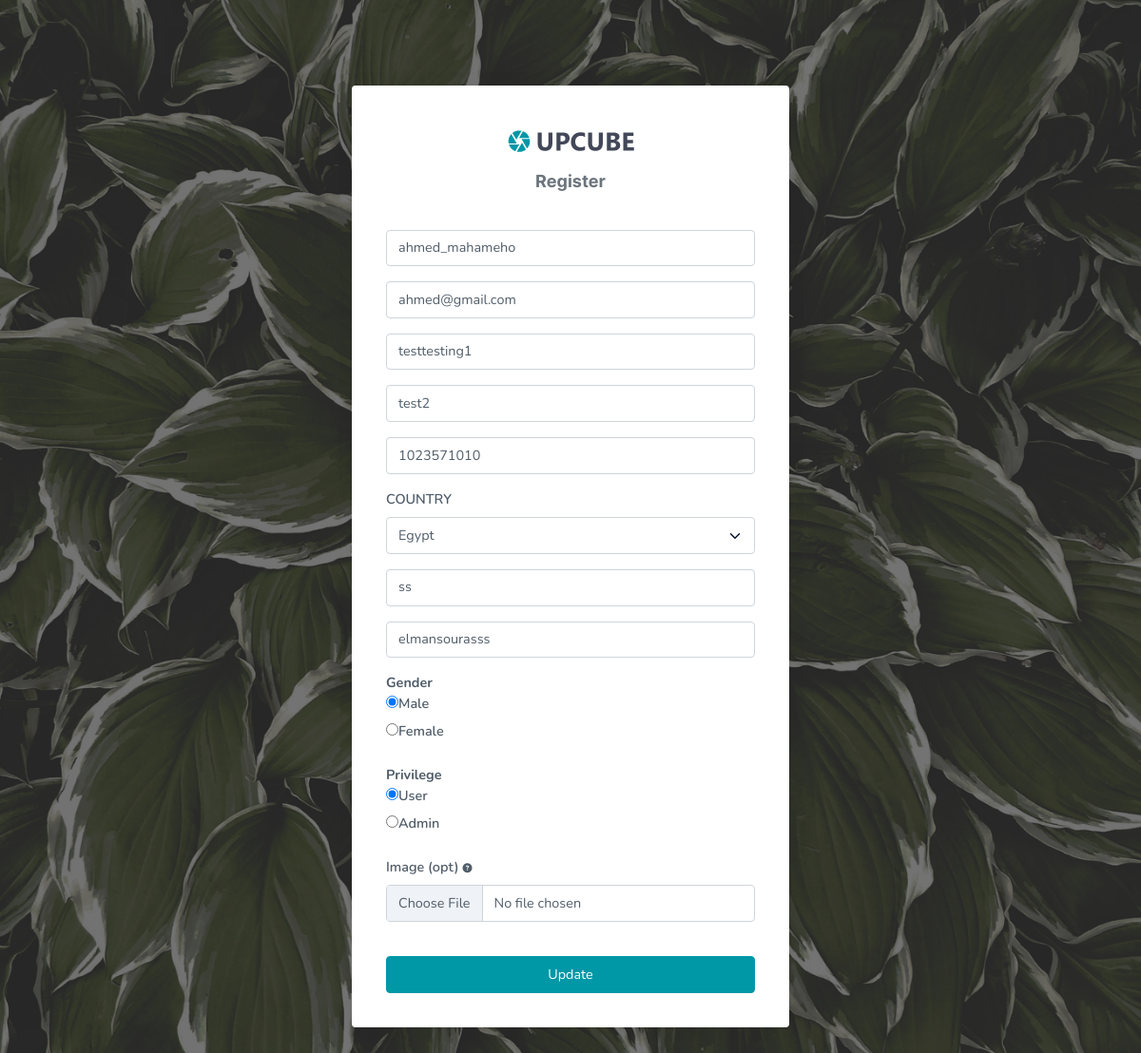
The page /admin/functions/users/update.php?user=5 (signed in) on the database its author committed.
### tables this page shows
CREATE TABLE `users` (
  `id` int(11) NOT NULL,
  `username` varchar(50) NOT NULL,
  `password` varchar(50) NOT NULL,
  `email` varchar(50) NOT NULL,
  `address_1` varchar(100) NOT NULL,
  `address_2` varchar(100) NOT NULL,
  `gender` tinyint(1) NOT NULL,
  `priv` tinyint(1) NOT NULL DEFAULT 0,
  `phone` varchar(30) NOT NULL,
  `image` varchar(100) NOT NULL,
  `country` varchar(30) NOT NULL,
  `county` varchar(50) NOT NULL,
  `city` varchar(100) NOT NULL
);

### admin/functions/users/update.php (the view, shortened to what this page needs)
<?php
if (isset($_SESSION['user_admin']) && isset($_GET['user'])) {
    require_once '../connect.php';
    $user = mysqli_query($conn, "SELECT * FROM users WHERE id = '{$_GET['user']}'");
    if ($user->num_rows == 1) {
        $user = mysqli_fetch_assoc($user);
        if (isset($_SESSION['update_person'])) {
            $new = $_SESSION['update_person'];
            $username = $new['username'];
            $email = $new['email'];
            $address_1 = $new['address1'];
            $address_2 = $new['address2'];
            $gender = $new['gender'];
            $priv = $new['priv'];
            $phone = $new['phone'];
            $country = $new['country'];
            $county = $new['county'];
            $city = $new['city'];
        } else {
            $username = $user['username'];
            $email = $user['email'];
            $address_1 = $user['address_1'];
            $address_2 = $user['address_2'];
            $gender = $user['gender'];
            $priv = $user['priv'];
            $phone = $user['phone'];
            $country = $user['country'];
            $county = $user['county'];
            $city = $user['city'];
        }
    } else {
        $_SESSION['errors_update'] = 'no_user_database';
        header('location: ../../users.php');
        exit;
    }
} else {
    $_SESSION['errors_update'] = 'no_user_id';
    header('location: ../../users.php');
    exit;
}
?>
<!doctype html>
<html lang="en">
<head>
    <link href="https://cdn.jsdelivr.net/npm/bootstrap@5.3.2/dist/css/bootstrap.min.css" rel="stylesheet">
    <link href="../../assets/css/bootstrap.min.css" id="bootstrap-style" rel="stylesheet" type="text/css" />
    <link href="../../assets/css/icons.min.css" rel="stylesheet" type="text/css" />
    <link href="../../assets/css/app.min.css" id="app-style" rel="stylesheet" type="text/css" />
    <link rel="stylesheet" href="https://cdnjs.cloudflare.com/ajax/libs/font-awesome/6.5.0/css/all.min.css" />
</head>
<body class="auth-body-bg">
    <div class="wrapper-page">
        <div class="container-fluid p-0">
            <div class="card">
                <div class="card-body">
                    <div class="text-center mt-4">
                        <div class="mb-3">
                            <a href="../../index.php" class="auth-logo">
                                <img src="../../assets/images/logo-dark.png" height="30" class="logo-dark mx-auto" alt="">
                            </a>
                        </div>
                    </div>
                    <h4 class="text-muted text-center font-size-18"><b>Register</b></h4>
                    <div class="p-3">
                        <form class="form-horizontal mt-3" action="person_update.php" method="post" enctype="multipart/form-data">
                            <div class="form-group mb-3 row">
                                <div class="col-12">
                                    <input class="form-control" type="text" name="username" required="" placeholder="Username" value="<?= $username ?>" />
                                </div>
                            </div>
                            <div class="form-group mb-3 row">
                                <div class="col-12">
                                    <input class="form-control" type="email" name="email" required="" placeholder="Email" value="<?= $email ?>" />
                                </div>
                            </div>
                            <div class="form-group mb-3 row">
                                <div class="col-12">
                                    <input class="form-control" type="text" name="address1" required="" placeholder="Address_1" value="<?= $address_1 ?>" />
                                </div>
                            </div>
                            <div class="form-group mb-3 row">
                                <div class="col-12">
                                    <input class="form-control" type="text" name="address2" placeholder="Address_2" value="<?= $address_2 ?>" />
                                </div>
                            </div>
                            <div class="form-group mb-3 row">
                                <div class="col-12">
                                    <input class="form-control" type="text" name="phone" required="" placeholder="Phone" value="<?= $phone ?>" />
                                </div>
                            </div>
                            <div class="form-group mb-3">
                                <label class="text-small text-uppercase" for="country">Country</label>
                                <select name="country" aria-label="Default select example" class="form-select selectpicker country w-100" id="country" data-width="fit" data-style="form-control form-control-lg" data-title="Select your country">
                                    <option value="<?= $country ?>"><?= $country ?></option>
                                </select>
                            </div>
                            <div class="form-group mb-3 row">
                                <div class="col-12">
                                    <input class="form-control" type="text" name="county" required="" placeholder="County" value="<?= $county ?>" />
                                </div>
                            </div>
                            <div class="form-group mb-3 row">
                                <div class="col-12">
                                    <input class="form-control" type="text" name="city" required="" placeholder="City" value="<?= $city ?>" />
                                </div>
                            </div>
                            <div class="form-group mb-3 row">
                                <div class="col-12">
                                    <b>Gender</b><br>
                                    <input type="radio" name="gender" required="" value="0" <?= $gender == 0 ? 'checked' : '' ?> id=male /><label for="male">Male</label><br>
                                    <input type="radio" name="gender" required="" value="1" <?= $gender == 1 ? 'checked' : '' ?> id=female /><label for="female">Female</label>
                                </div>
                            </div>
                            <div class="form-group mb-3 row">
                                <div class="col-12">
                                    <b>Privilege</b><br>
                                    <input type="radio" name="priv" required="" value="0" <?= $priv == 0 ? 'checked' : '' ?> id=user /><label for="user">User</label><br>
                                    <input type="radio" name="priv" required="" value="1" <?= $priv == 1 ? 'checked' : '' ?> id=admin /><label for="admin">Admin</label>
                                </div>
                            </div>
                            <div class="form-group mb-3 row">
                                <div class="col-12">
                                    <div class="mb-3">
                                        <label for="image" class="form-label">Image (opt) <span style="font-size:10px" title="If you don't specify an image, it will not change the old image"><i class="fa-solid fa-circle-question"></i></span></label>
                                        <input class="form-control" type="file" id="image" name="image" />
                                    </div>
                                </div>
                            </div>
                            <div class="form-group text-center row mt-3 pt-1">
                                <div class="col-12">
                                    <button class="btn btn-info w-100 waves-effect waves-light" type="submit">Update</button>
                                </div>
                            </div>
                        </form>
                    </div>
                </div>
            </div>
        </div>
    </div>
</body>
</html>

### rows shown on the page
users: username "ahmed_mahameho", email "ahmed@gmail.com", address1 "testtesting1", address2 "test2", phone "1023571010", country "Egypt", county "ss", city "elmansourasss", gender "☑ Male", gender "☐ Female", priv "☑ User", priv "☐ Admin"
